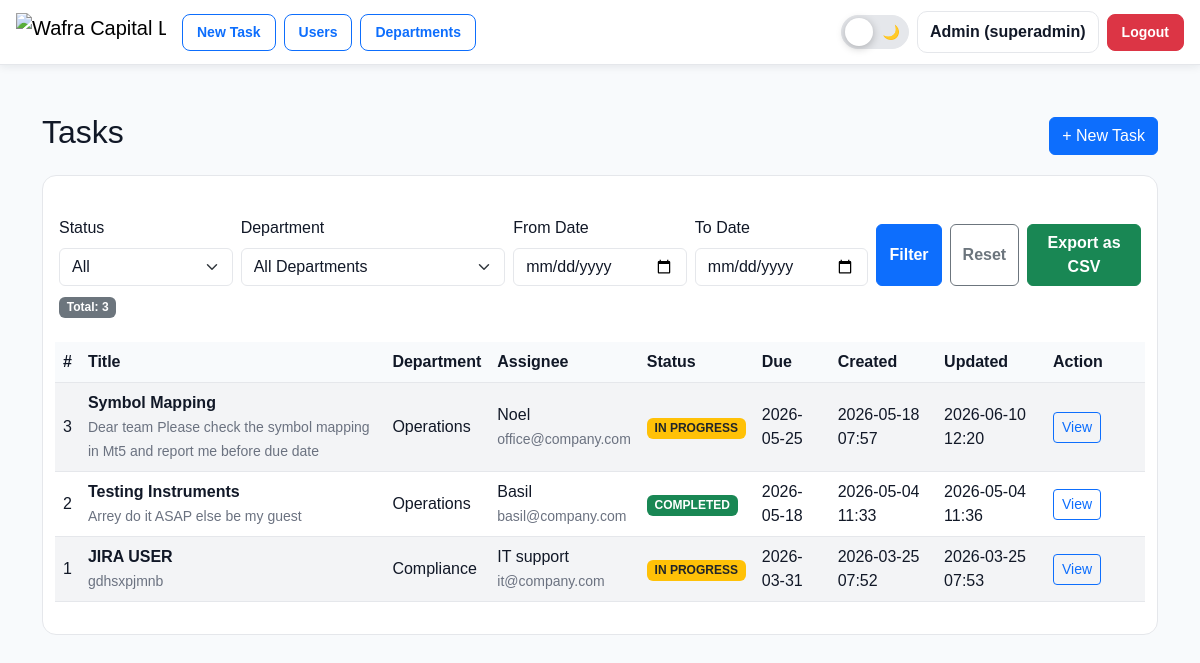
Screenshot of / (signed in) with the database file from the repository.
### app.py (models this page shows, shortened)
class User(UserMixin, db.Model):
    id = db.Column(db.Integer, primary_key=True)
    name = db.Column(db.String(120), nullable=False)
    email = db.Column(db.String(255), unique=True, nullable=False, index=True)
    password_hash = db.Column(db.String(255), nullable=False)
    role = db.Column(db.String(20), default="user")  # user, admin, superadmin
    is_active_user = db.Column(db.Boolean, default=True)
    department_id = db.Column(db.Integer, db.ForeignKey("department.id"), nullable=True)
    department = db.relationship("Department", backref="users")

class Task(db.Model):
    id = db.Column(db.Integer, primary_key=True)
    title = db.Column(db.String(200), nullable=False)
    description = db.Column(db.Text, nullable=True)
    department_id = db.Column(db.Integer, db.ForeignKey("department.id"), nullable=False)
    department = db.relationship("Department", backref="tasks")
    assignee_id = db.Column(db.Integer, db.ForeignKey("user.id"), nullable=False)
    assignee = db.relationship("User", foreign_keys=[assignee_id])
    assigner_id = db.Column(db.Integer, db.ForeignKey("user.id"), nullable=False)
    assigner = db.relationship("User", foreign_keys=[assigner_id])
    due_date = db.Column(db.Date, nullable=True)
    status = db.Column(db.String(20), default="OPEN")
    created_at = db.Column(db.DateTime, default=datetime.utcnow)
    updated_at = db.Column(db.DateTime, default=datetime.utcnow, onupdate=datetime.utcnow)

class Department(db.Model):
    id = db.Column(db.Integer, primary_key=True)
    name = db.Column(db.String(120), unique=True, nullable=False)
    is_active = db.Column(db.Boolean, default=True)

### app.py (the view)
@app.route("/")
@login_required
def index():
    tasks = get_visible_tasks_query().order_by(Task.created_at.desc()).all()
    if current_user.role == "superadmin":
        departments = Department.query.order_by(Department.name).all()
    else:
        departments = Department.query.filter_by(id=current_user.department_id).all()
    return render_template(
        "dashboard.html",
        tasks=tasks,
        departments=departments,
        selected_status="ALL",
        selected_dept=0,
        date_from="",
        date_to=""
    )

### app.py (called while the page is built, shortened)
@login_manager.user_loader
def load_user(user_id):
    return User.query.get(int(user_id))

def get_visible_tasks_query():
    query = Task.query
    if current_user.role == "superadmin":
        return query

### templates/dashboard.html (shortened to what this page needs)
{% extends "base.html" %}
{% block content %}
<div class="container mt-4">
    <div class="d-flex justify-content-between align-items-center mb-3">
        <h2>Tasks</h2>
        {% if current_user.role in ["admin", "superadmin"] %}
            <a href="{{ url_for('task_new') }}" class="btn btn-primary">
                + New Task
            </a>
        {% endif %}
    </div>
    <div class="card mb-3">
        <div class="card-body">
            <form method="GET" action="{{ url_for('filter_tasks') }}" class="row g-2 align-items-end">
                <div class="col-md-2">
                    <label class="form-label">Status</label>
                    <select name="status" class="form-select">
                        <option value="ALL" {% if selected_status == "ALL" %}selected{% endif %}>All</option>
                    </select>
                </div>
                <div class="col-md-3">
                    <label class="form-label">Department</label>
                    <select name="dept" class="form-select">
                        <option value="0">All Departments</option>
                    </select>
                </div>
                <div class="col-md-2">
                    <label class="form-label">From Date</label>
                    <input type="date" name="date_from" class="form-control" value="{{ date_from or '' }}">
                </div>
                <div class="col-md-2">
                    <label class="form-label">To Date</label>
                    <input type="date" name="date_to" class="form-control" value="{{ date_to or '' }}">
                </div>
<div class="col-md-3">
    <label class="form-label fw-semibold d-none d-md-block">&nbsp;</label>
    <div class="d-flex gap-2 align-items-stretch">
        <button type="submit" class="btn btn-primary fw-semibold">
            Filter
        </button>
        <a href="{{ url_for('index') }}" class="btn btn-outline-secondary fw-semibold d-flex align-items-center">
            Reset
        </a>
        <a class="btn btn-success fw-semibold d-flex align-items-center"
           href="{{ url_for('export_tasks_csv', status=selected_status or 'ALL', dept=selected_dept or 0, date_from=date_from or '', date_to=date_to or '') }}">
            Export as CSV
        </a>
    </div>
</div>
    <div class="mb-3">
        <span class="badge bg-secondary">Total: {{ tasks|length }}</span>
    </div>
    <table class="table table-striped table-hover align-middle">
        <thead>
            <tr>
                <th>#</th>
                <th>Title</th>
                <th>Department</th>
                <th>Assignee</th>
                <th>Status</th>
                <th>Due</th>
                <th>Created</th>
                <th>Updated</th>
                <th style="width: 100px;">Action</th>
            </tr>
        </thead>
        <tbody>
            {% for task in tasks %}
            <tr>
                <td>{{ task.id }}</td>
                <td>
                    <strong>{{ task.title }}</strong>
                    {% if task.description %}
                        <br>
                        <small class="text-muted">
                            {{ task.description[:80] }}{% if task.description|length > 80 %}...{% endif %}
                        </small>
                    {% endif %}
                </td>
                <td>{{ task.department.name if task.department else "-" }}</td>
                <td>
                    {{ task.assignee.name if task.assignee else "-" }}
                    {% if task.assignee and task.assignee.email %}
                        <br>
                        <small class="text-muted">{{ task.assignee.email }}</small>
                    {% endif %}
                </td>
                <td>
                    {% if task.status == "COMPLETED" %}
                        <span class="badge bg-success">COMPLETED</span>
                    {% elif task.status == "IN_PROGRESS" %}
                        <span class="badge bg-warning text-dark">IN PROGRESS</span>
                    {% elif task.status == "REJECTED" %}
                        <span class="badge bg-danger">REJECTED</span>
                    {% else %}
                        <span class="badge bg-secondary">OPEN</span>
                    {% endif %}
                </td>
                <td>
                    {% if task.due_date %}
                        {{ task.due_date }}
                    {% else %}
                        <span class="text-muted">-</span>
                    {% endif %}
                </td>
                <td>
                    {{ task.created_at.strftime('%Y-%m-%d %H:%M') if task.created_at else "-" }}
                </td>
                <td>
                    {{ task.updated_at.strftime('%Y-%m-%d %H:%M') if task.updated_at else "-" }}
                </td>
                <td>
                    <a href="{{ url_for('task_view', task_id=task.id) }}" class="btn btn-sm btn-outline-primary">
                        View
                    </a>
                </td>
            </tr>
            {% else %}
            <tr>
                <td colspan="9" class="text-center text-muted py-4">
                    No tasks found.
                </td>
            </tr>
            {% endfor %}
        </tbody>
    </table>
</div>
{% endblock %}

### templates/base.html (shortened to what this page needs)
<!doctype html>
<html lang="en">
<head>
  <link href="https://cdn.jsdelivr.net/npm/bootstrap@5.3.3/dist/css/bootstrap.min.css" rel="stylesheet">
</head>
<body>
<nav class="navbar navbar-expand-lg top-navbar">
  <div class="container-fluid px-3">
    <a class="navbar-brand d-flex align-items-center" href="{{ url_for('index') }}">
      <img
        src="https://wafracapital.ae/testen2/wafracapital/assets/images/logo/logo1-nobg.svg"
        alt="Wafra Capital Logo"
        class="brand-logo"
      >
    </a>
    <div class="collapse navbar-collapse" id="nav">
      {% if current_user.is_authenticated %}
      <ul class="navbar-nav me-auto mb-2 mb-lg-0 align-items-lg-center">
        {% if current_user.role in ["admin", "superadmin"] %}
          <li class="nav-item">
            <a class="btn btn-outline-primary btn-sm nav-button" href="{{ url_for('task_new') }}">
              New Task
            </a>
          </li>
          <li class="nav-item">
            <a class="btn btn-outline-primary btn-sm nav-button" href="{{ url_for('users') }}">
              Users
            </a>
          </li>
        {% endif %}
        {% if current_user.role == "superadmin" %}
          <li class="nav-item">
            <a class="btn btn-outline-primary btn-sm nav-button" href="{{ url_for('departments') }}">
              Departments
            </a>
          </li>
        {% endif %}
      </ul>
      <div class="d-flex align-items-center gap-2">
        <label class="theme-switch" title="Toggle dark mode">
          <span class="theme-slider">
            <span class="theme-icon sun">☀️</span>
            <span class="theme-icon moon">🌙</span>
          </span>
        </label>
        <span class="navbar-text user-badge">
          {{ current_user.name }} ({{ current_user.role }})
        </span>
        <a class="btn btn-danger btn-sm logout-btn" href="{{ url_for('logout') }}">
          Logout
        </a>
      </div>
      {% endif %}
    </div>
  </div>
</nav>
<main class="container py-4">
  {% block content %}{% endblock %}
</main>
</body>
</html>

### templates/base.html (style rules this page uses)
:root { --app-bg: #f8fafc; --app-text: #111827; --card-bg: #ffffff; --border-color: #e5e7eb; --muted-text: #6b7280; --navbar-bg: #ffffff; --input-bg: #ffffff; --input-text: #111827; --table-head-bg: #f8fafc; --table-row-bg: #ffffff; --table-row-alt: #f3f4f6; }
body { min-height: 100vh; background: var(--app-bg); color: var(--app-text); font-family: Arial, sans-serif; }
.top-navbar { background: var(--navbar-bg); border-bottom: 1px solid var(--border-color); box-shadow: 0 2px 8px rgba(15, 23, 42, 0.08); }
.brand-logo { height: 38px; max-width: 150px; object-fit: contain; }
.nav-button { border-radius: 8px; font-weight: 600; padding: 7px 14px; margin-right: 8px; }
.user-badge { font-weight: 700; color: var(--app-text); background: var(--card-bg); padding: 8px 12px; border-radius: 10px; border: 1px solid var(--border-color); }
.logout-btn { font-weight: 700; border-radius: 8px; padding: 7px 14px; }
main.container { max-width: 1200px; background: transparent; }
h1, h2, h3, h4, h5, h6, label, strong, th, td, p { color: var(--app-text); }
.card, .modal-content { background: var(--card-bg); color: var(--app-text); border: 1px solid var(--border-color); border-radius: 14px; }
.table { color: var(--app-text); border-color: var(--border-color); }
.table th { background: var(--table-head-bg); color: var(--app-text); border-color: var(--border-color); }
.table td { color: var(--app-text); border-color: var(--border-color); }
.table-striped > tbody > tr:nth-of-type(odd) > * { --bs-table-bg-type: var(--table-row-alt); color: var(--app-text); }
.table-striped > tbody > tr:nth-of-type(even) > * { --bs-table-bg-type: var(--table-row-bg); color: var(--app-text); }
.form-control, .form-select { background-color: var(--input-bg); color: var(--input-text); border-color: var(--border-color); }
.form-control::placeholder { color: var(--muted-text); }
.text-muted { color: var(--muted-text) !important; }
.theme-switch { position: relative; width: 68px; height: 34px; display: inline-block; }
.theme-slider { position: absolute; cursor: pointer; inset: 0; background: #e5e7eb; border-radius: 999px; transition: 0.3s; border: 1px solid var(--border-color); }
.theme-slider::before { content: ""; position: absolute; height: 28px; width: 28px; left: 3px; top: 2px; background: #ffffff; border-radius: 50%; transition: 0.3s; box-shadow: 0 2px 8px rgba(0,0,0,.25); z-index: 2; }
.theme-icon { position: absolute; top: 6px; font-size: 14px; z-index: 1; }
.theme-icon.sun { left: 8px; }
.theme-icon.moon { right: 8px; }

### rows the page displays
User: name "Admin", role "superadmin"
Task: id "3", title "Symbol Mapping", description "Dear team Please check the symbol mapping in Mt5 and report me before due date", department "Operations", assignee "Noel", assignee.email "office@company.com", status "IN PROGRESS", due_date "2026-05-25", created_at "2026-05-18 07:57", updated_at "2026-06-10 12:20"
Task: id "2", title "Testing Instruments", description "Arrey do it ASAP else be my guest", department "Operations", assignee "Basil", assignee.email "basil@company.com", status "COMPLETED", due_date "2026-05-18", created_at "2026-05-04 11:33", updated_at "2026-05-04 11:36"
Task: id "1", title "JIRA USER", description "gdhsxpjmnb", department "Compliance", assignee "IT support", assignee.email "it@company.com", status "IN PROGRESS", due_date "2026-03-31", created_at "2026-03-25 07:52", updated_at "2026-03-25 07:53"

### other values shown
{{ tasks|length }} "3"
